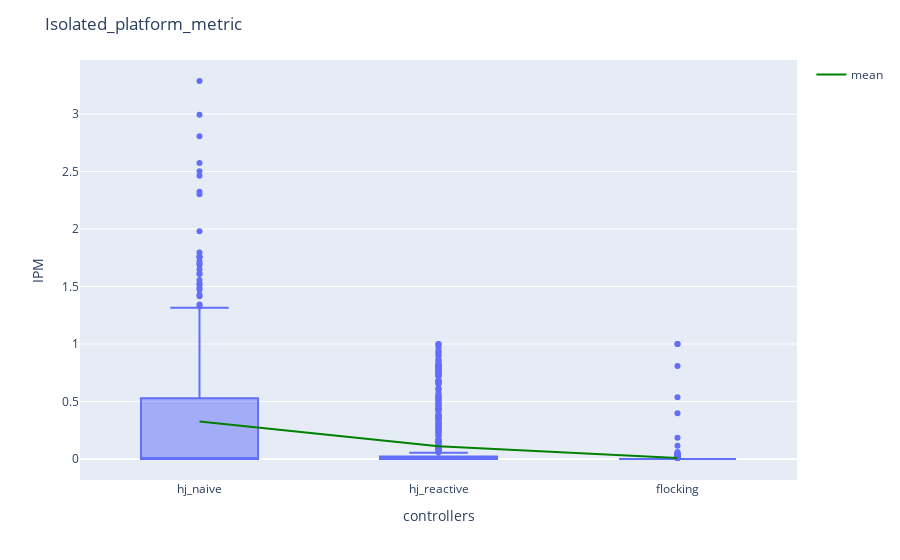

This figure's notebook cell:
### Markdown cell above
+ Isolated Platform Metric

### Code cell
ipm_dict= {"hj_naive": metrics_hj_naive["Isolated_platform_metric"],
                      "hj_reactive": metrics_hj_reactive["Isolated_platform_metric"],
                      "flocking": metrics_hj_flocking["Isolated_platform_metric"]}
ipm_df = pd.DataFrame(ipm_dict)
fig_ipm = px.box(ipm_df, log_y=False )
mean_trace = go.Scatter(
    x=ipm_df.columns,
    y=ipm_df.mean(),
    mode='lines',
    line=dict(color='green', width=2),
    showlegend=True,
    name="mean"
)
fig_ipm.add_trace(mean_trace)
# Add custom x and y labels
fig_ipm.update_layout(
    xaxis_title="controllers",
    yaxis_title="IPM",
    title = {'text': "Isolated_platform_metric"}
)
fig_ipm.show()

### Figure 1 — Plotly figure (JSON) as saved in the notebook; plotly's stock layout.template omitted (floating-point values rounded to 4 significant figures; data arrays with more than 128 entries replaced by an {"elided": "..."} marker saying what was removed)
{"data": [{"alignmentgroup": "True", "hovertemplate": "variable=%{x}<br>value=%{y}<extra></extra>", "legendgroup": "", "marker": {"color": "#636efa"}, "name": "", "notched": false, "offsetgroup": "", "orientation": "v", "showlegend": false, "type": "box", "x": {"elided": "1647 str values"}, "x0": " ", "xaxis": "x", "y": {"elided": "1647 float values"}, "y0": " ", "yaxis": "y"}, {"line": {"color": "green", "width": 2}, "mode": "lines", "name": "mean", "showlegend": true, "type": "scatter", "x": ["hj_naive", "hj_reactive", "flocking"], "y": [0.3262, 0.1105, 0.009014]}], "layout": {"boxmode": "group", "legend": {"tracegroupgap": 0}, "margin": {"t": 60}, "title": {"text": "Isolated_platform_metric"}, "xaxis": {"anchor": "y", "domain": [0, 1], "title": {"text": "controllers"}}, "yaxis": {"anchor": "x", "domain": [0, 1], "title": {"text": "IPM"}}}}
